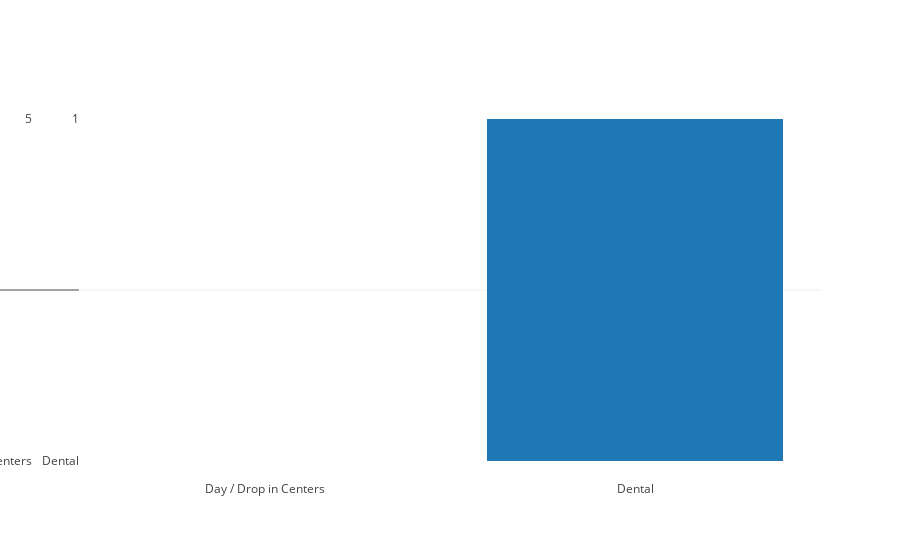

Notebook cell for this chart:
### Code cell
data = [go.Bar(x=category_name,
            y=category_count)]

offline.iplot(data)

### Figure 1 — Plotly figure (JSON) as saved in the notebook; plotly's stock layout.template omitted (floating-point values rounded to 4 significant figures)
{"data": [{"type": "bar", "x": ["Day / Drop in Centers", "Dental", "Emergency Food", "Emergency Shelter", "Legal", "Medical", "Permanent Housing"], "y": [["Day / Drop in Centers", 5], ["Dental", 1], ["Emergency Food", 15], ["Emergency Shelter", 11], ["Legal", 3], ["Medical", 6], ["Permanent Housing", 6]]}], "layout": {}}
